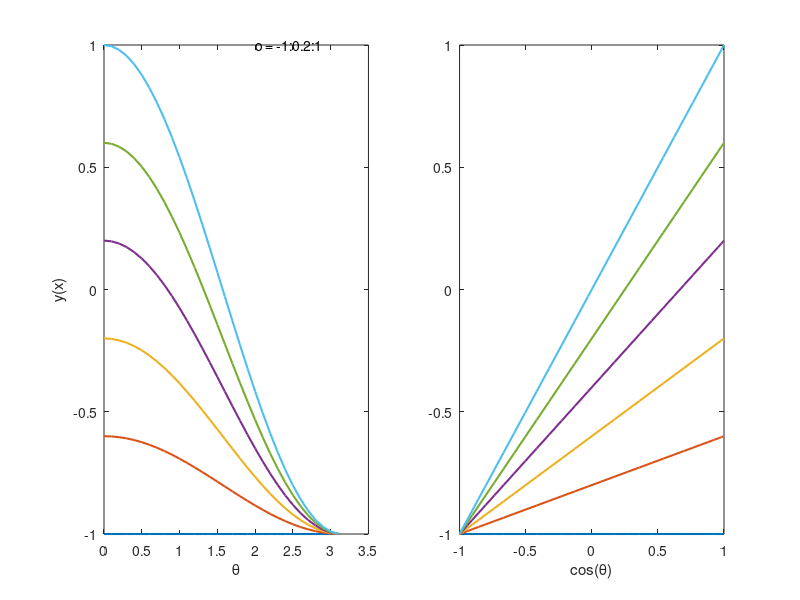

The MATLAB script that drew this image: (Note: this script raises an error after producing the figure.)
% LBY 20180105

%{
% close all;
clear all;
theta =-pi:0.1:pi;
nn = 0.1:0.2:1;
x = cos(theta);
pc = 0;

for n = nn
    
    pc = pc+1;
    
    y(pc,:) = (exp(n.*x)-1)./n;
    %     y(pc,:) = (exp(2*n.*x)-1)./n;
    
end
% Normalize the range to [-1,1]
ma = max(y(:));mi = min(y(:));
y = y - (ma + mi)/2;
y = 2*y/(ma - mi);

figure;
set(gcf,'pos',[200 200 1500 700]);
subplot(1,2,1);
plot(theta,y,'linewidth',3);
xlabel('\theta');
ylabel('y(x)');
text(2,1,['n = 0.1:0.2:1']);
subplot(1,2,2);
plot(cos(theta),y,'linewidth',1.5);
xlabel('cos(\theta)');

% suptitle('Spatial tuning');
SetFigure(25);
%}

% %{

clear all;
theta =0:0.1:pi;
oo = -1:0.2:0;
x = cos(theta);
pc = 0;

for o = oo
    
    pc = pc+1;
    y(pc,:) = o+(1-abs(o)).*x;
    
    
end

figure;
set(gcf,'pos',[200 200 1200 500]);
subplot(1,2,1);
plot(theta,y,'linewidth',1.5);
xlabel('\theta');
ylabel('y(x)');
text(2,1,['o = -1:0.2:1']);
subplot(1,2,2);
plot(cos(theta),y,'linewidth',1.5);
xlabel('cos(\theta)');

% suptitle('Spatial tuning');
SetFigure(25);

%}